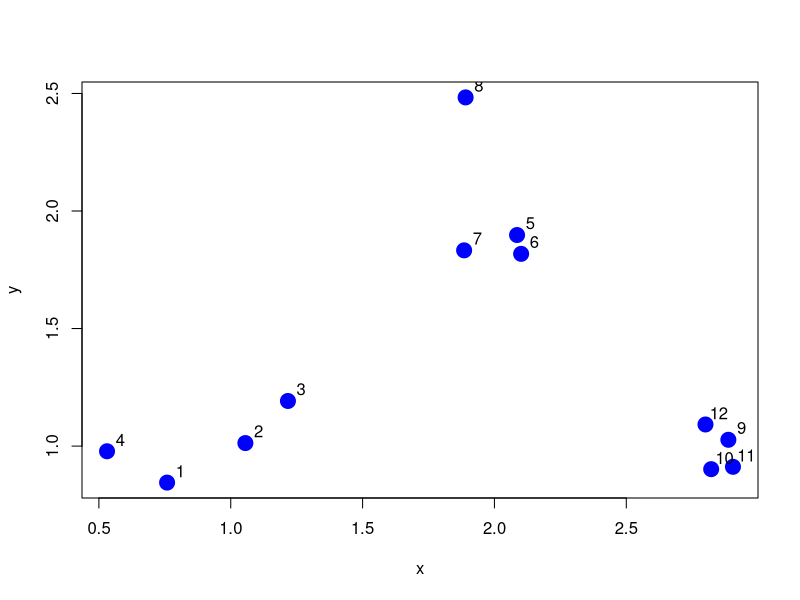
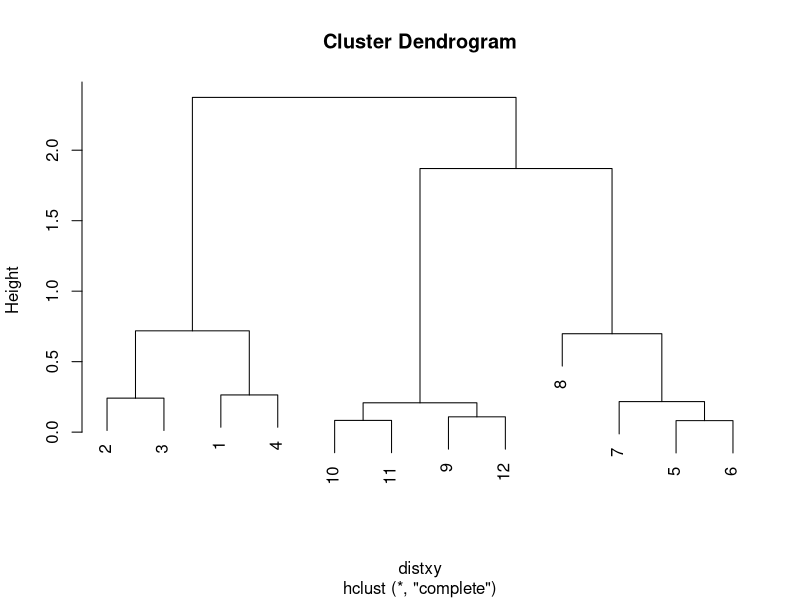
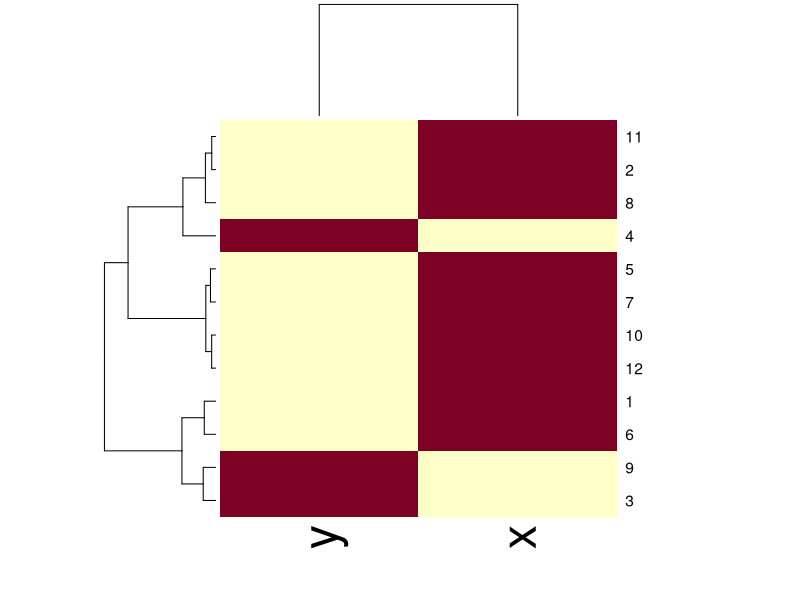
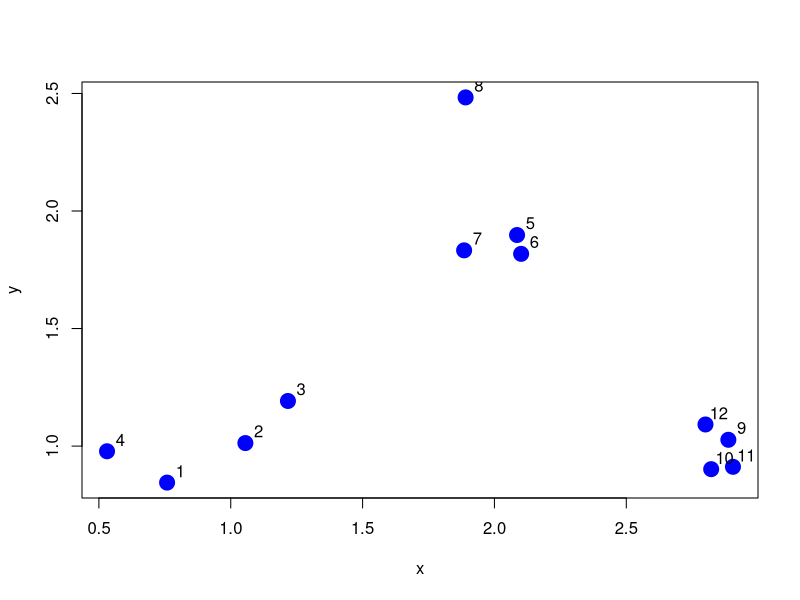
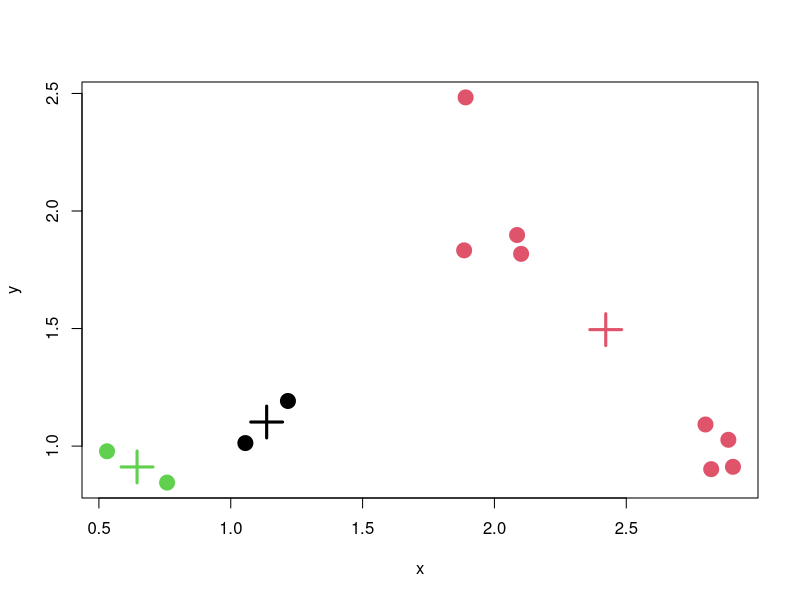
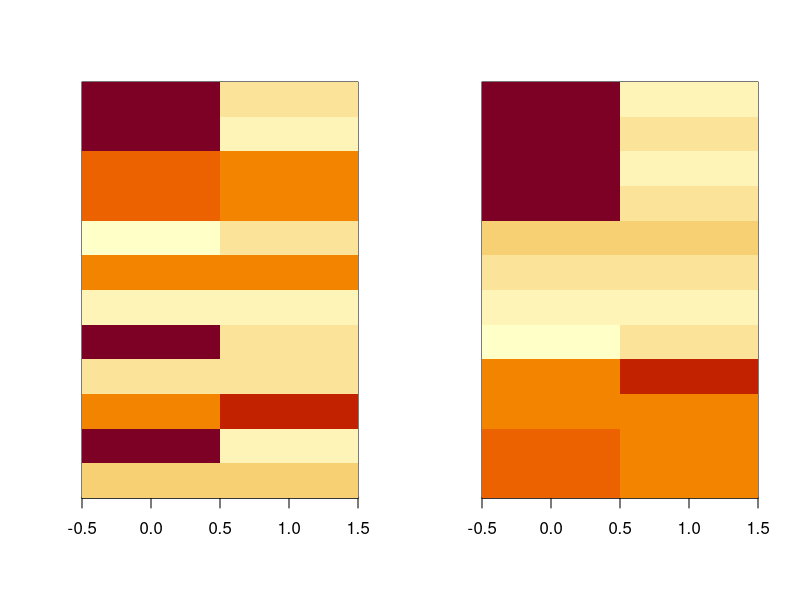
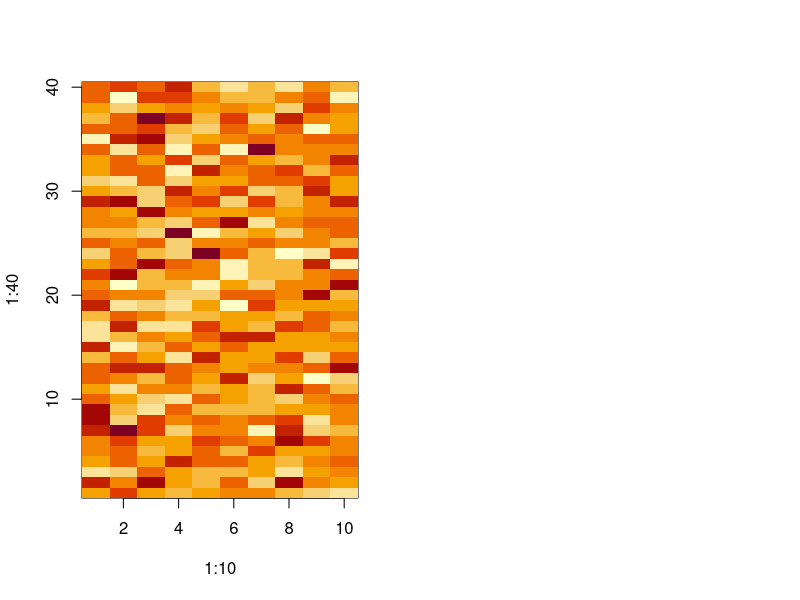
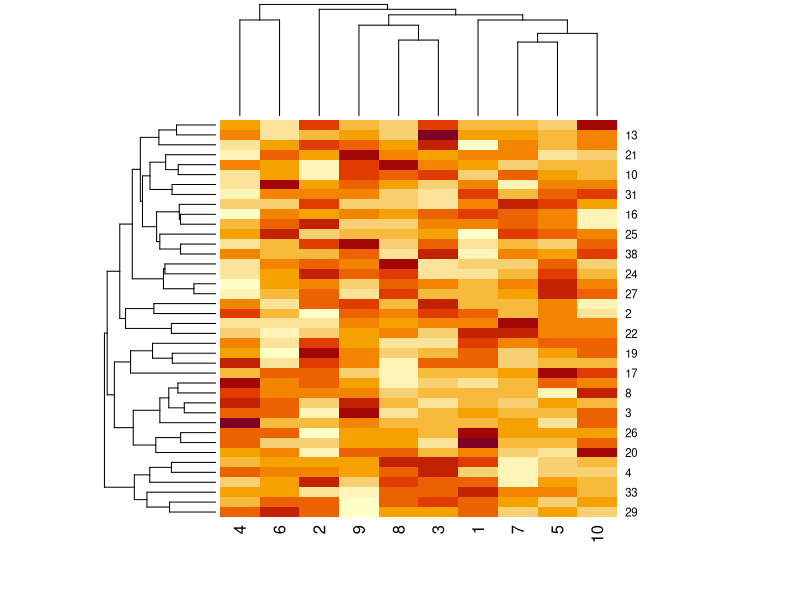

Reproduce these figures in R, in order. (Note: this script raises an error after producing the figures.)

# hierarchical clustering ----

# clustering organizes things that are "close" into groups 
  # how do we define close? 
  # how do we group things? 
  # how do we visualize the grouping? 
  # how do we interpret the grouping? 

# hierarchical clustering is hugely important


#### Hierarchical clustering 

#' An agglomerative approach 
#' * find closest two things 
#' * put them together 
#' * find next closest

#' Requires: 
#' * a defined distance
#' * a merging approach 

#' Produces: 
#' * a tree showing how close things are to each other  


## How do we define close? ##

# Most important step: 
  # garbage in/garbage out 

# Distance or similarity 
  # continuous - euclidean distance 
  # continuous - correlation similarity 
  # Binary - manhattan distance 

# Pick a distance/similarity that makes sense for your problem 


# Example Distances - Euclidean 

  # 2 dimensional euc distance: sqrt((X1 - X2)^2 + (Y1 - Y2)^2)
  # in general: = sqrt((A1-A2)^2 + (B1 - B2)^2 + ... + (Z1 -Z2)^2)


# Example Distances - Manhattan 

  # distance on a grid system
  # in general: abs(A1 - A2) + abs(B1 - B2) + ... + abs(Z1 - Z2)



# Hierarchical Clustering - Example ----

set.seed(1234)

x <- rnorm(12, mean = rep(1:3, each=4), sd=0.2)
y <- rnorm(12, mean = rep(c(1,2,1), each = 4), sd = 0.2)

plot(x, y, col = "blue", pch = 19, cex = 2)
text(x +0.05, y + 0.05, labels = as.character(1:12))

# dist() : generates distance matrix providing all pairwise distances 
df <- data.frame(x =x , y = y) 
dist(df)
distxy = dist(df) 

# run hierarchical clustering and create dendogram
hClustering <- hclust(distxy)
plot(hClustering)


# Prettier dendograms 

myplclust <- function(hclust, lab = hclust$labels, lab.col = rep(1, length(hclust$labels)))

  
  
# heatmap() ----

set.seed(143)
df_matrix <- as.matrix(df)[sample(1:12), ]
heatmap(df_matrix)



#### K-Means Clustering ---- 

  # hwo do we define close? 
  # how do we group things? 
  # how do we visualize the grouping? 
  # how do we interpret the grouping? 

# How do we define close? 

    # most important step 
  # Distance or Similarity
    # continuous - euclidean distance 
    # continuous - correlation similarity 
    # binary - manhattan distance 
  # pick a distance/similarity that makes sense for your problem 


# K-means clustering 
#' A partioning approach 
#'  * fix a number of clusters 
#'  * get "centroids" of each cluster 
#'  * assign things closest to centroid 
#'  * recalculatte centroids 

#' Requires 
#'  * a defined distance metric 
#'  * a number of clusters 
#'  * an initial guess as to cluster centroids 

#' Produces 
#'  * final estimate of cluster centroids 
#'  * an assignment of each point to clusters 


# kmeans example 
set.seed(1234)

x <- rnorm(12, mean = rep(1:3, each = 4), sd =0.2)
y <- rnorm(12, mean = rep(c(1,2,1), each = 4), sd =0.2)

plot(x,y, col="blue", pch=19, cex = 2)
text(x + 0.05, y +0.05, labels = as.character(1:12))

# kmeans clustering - assign to closest centroid 
# kmeans clustering - recalculate centroid 
# kmeans clustering - reassign values 

# kmeans()

# important parameters: x, centers, iter.max, nstart

df <- data.frame(x,y)
kmeans_df <- kmeans(df, centers=3)
names(kmeans_df)

kmeans_df$cluster

plot(x,y, col = kmeans_df$cluster, pch=19, cex=2)
points(kmeans_df$centers, col = 1:3, pch = 3, cex = 3, lwd=3)

# visualizing using heatmaps 
set.seed(1234)

df_matrix = as.matrix(df)[sample(1:12), ]
kmeans_df2 = kmeans(df_matrix, centers = 3)

par(mfrow = c(1,2))
image(t(df_matrix)[, nrow(df_matrix):1], yaxt = "n")
image(t(df_matrix)[, order(kmeans_df2$cluster)], yaxt = "n")




# Dimension Reduction ----



  #' PRINCICPLE COMPONENT ANALYSIS 
  #' SINGULAR VALUE DECOMPOSITION 
  
# matrix data 
set.seed(12345)
df_matrix = matrix(rnorm(400), nrow = 40)
image(1:10, 1:40, t(df_matrix)[, nrow(df_matrix):1])

# run hierarchical cluster of data 
heatmap(df_matrix)

# what if we add a pattern?? 
set.seed(678910)
for (i in 1:40) {
  
  #flip a coin 
  coinFlip = rbinom(1, size = 1, prob = 0.5)
  
  # if coin is heads add a common pattern to that row 
  if(coinFlip) {
    df_matrix[i, ] = df_matrix[i, ] + rep(c(0,3), each = 5)
  }
  
}

image(1:10, 1:40, t(df_matrix)[, nrow(df_matrix):1])
heatmap(df_matrix)


# Patterns in Rows and Columns 
hh <- hclust(dist(df_matrix))
df_matrix_ordered <- df_matrix[hh$order, ]

par(mfrow = c(1,3))
image(t(df_matrix_ordered)[, nrow(df_matrix_ordered):1])
plot(rowMeans(df_matrix_ordered), 40:1, xlab="Row Mean", ylab = "Row", pch = 19)
plot(colMeans(df_matrix_ordered), xlab = "Column", ylab = "Column Mean", pch = 19)


# Related Solutions - PCA/SVD ----

# Single Value Decomposition (SVD)
  # if X is a matrix with each variable in a column and each observation in a row, 
    # then the SVD is a "matrix decomposition" 

  # X = UDV^T
  # where the columns of U are orthogonal (left singular vectors), 
    # and the columns of V are orthogonal (right singular vectors), 
    # and D is a diagonal matrix (singular values)

# Principal Component Analysis (PCA)
  # The principle components are equal to the right singular values if you first
    # scale (subtract the mean, divide by the standard deviation) the variables 


# Components of the SVD - u and v 

svd1 <- svd(scale(df_matrix_ordered))
par(mfrow = c(1,3))
image(t(df_matrix_ordered)[, nrow(df_matrix_ordered):1])
plot(svd1$u[, 1], 40:1, xlab = "Row", ylab = "First left singular vector", pch = 19)
plot(svd1$v[, 1], xlab = "Column", ylab = "First right singular vector", pch = 19)


# Components of the SVD - variance explained
par(mfrow = c(1,2))
plot(svd1$d, xlab = "Column", ylab = "Singular Value", pch = 19)
plot(svd1$d^2 / sum(svd1$d^2), xlab = "Column", ylab = "Prop of variance explained", pch = 19)


# relationship to principal components 
svd1 <- svd(scale(df_matrix_ordered))
pca1 <- prcomp(df_matrix_ordered, scale. = TRUE)
plot(pca1$rotation[, 1], svd1$v[, 1], pch = 19, 
     xlab = "Principal Component 1", 
     ylab = "Right Singular Vector 1")
abline(c(0,1))


# Components of the SVD - variance explained
constant_matrix = df_matrix_ordered + 0

for (i in 1:dim(df_matrix_ordered)[1]) {
  constant_matrix[i, ] <- rep(c(0,1), each=5)
}

svd1 <- svd(constant_matrix)
par(mfrow = c(1,3))
image(t(constant_matrix)[, nrow(constant_matrix):1])
plot(svd1$d, xlab="Column", ylab="Singular Value", pch=19)
plot(svd1$d^2 / sum(svd1$d^2), xlab = "Column", ylab = "Prop of variance explained", pch = 19)


# What if we add a second pattern? 

set.seed(678910)
for(i in 1:40) {
  
  # flip a coin 
  coinFlip1 = rbinom(1, size = 1, prob = 0.5)
  coinFlip2 = rbinom(1, size = 1, prob = 0.5)
  
  # if coin is heads add a common pattern to that row 
  if (coinFlip1) {
    df_matrix[i, ] <- df_matrix[i, ] + rep(c(0,5), each = 5)
  }
  
  if (coinFlip2) {
    df_matrix[i, ] <- df_matrix[i, ] + rep(c(0,5), 5)
  }
  
}

hh <- hclust(dist(df_matrix))
df_matrix_ordered <- df_matrix[hh$order, ]

# singular value decomposition - true patterns 
svd2 <- svd(scale(df_matrix_ordered))
par(mfrow = c(1,3))

image(t(df_matrix_ordered)[, nrow(df_matrix_ordered):1])
plot(rep(c(0,1), each = 5), pch = 19, xlab="Column", ylab="Pattern 1")
plot(rep(c(0,1), 5), pch = 19, xlab = "column", ylab="Pattern 2")


# v and patterns of variance in rows 
svd2 <- svd(scale(df_matrix_ordered))
par(mfrow = c(1,3))

image(t(df_matrix_ordered)[, nrow(df_matrix_ordered):1])
plot(svd2$v[, 1], xlab = "Column", ylab = "First right singular vector")
plot(svd2$v[, 2], pch = 19, xlab = "Column", ylab = "Second right singular vector")


# d and variance explained 
svd1 <- svd(scale(df_matrix_ordered))
par(mfrow = c(1,2))

plot(svd1$d, xlab = "Column", ylab = "Singular value", pch=19)
plot(svd1$d^2/sum(svd1$d^2), xlab = "Column", ylab = "Percent of Variance explained", 
     pch = 19)


# one problem with SVD and PCA is MISSING VALUES 

df_matrix_2 <- df_matrix_ordered

# randomly insert some missing data 
df_matrix_2[sample(1:100, size=40, replace=FALSE)] <- NA
svd1 <- svd(scale(df_matrix_2))


# Inputting {impute}



### Working with Color in R Plots (part 1) ---- 




